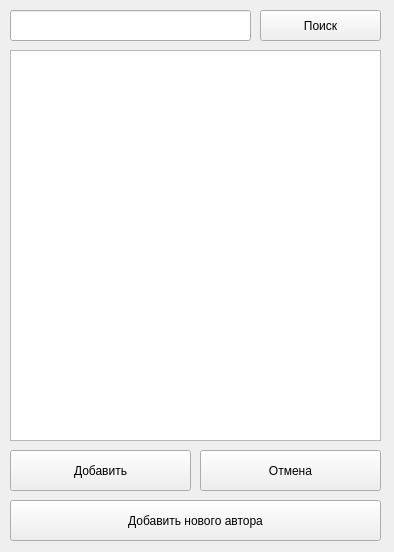
<?xml version="1.0" encoding="UTF-8"?>
<ui version="4.0">
 <class>MainWindow</class>
 <widget class="QMainWindow" name="MainWindow">
  <property name="geometry">
   <rect>
    <x>0</x>
    <y>0</y>
    <width>394</width>
    <height>552</height>
   </rect>
  </property>
  <property name="windowTitle">
   <string>Добавление автора</string>
  </property>
  <property name="documentMode">
   <bool>false</bool>
  </property>
  <widget class="QWidget" name="centralwidget">
   <widget class="QLineEdit" name="line_search">
    <property name="geometry">
     <rect>
      <x>10</x>
      <y>10</y>
      <width>241</width>
      <height>31</height>
     </rect>
    </property>
    <property name="font">
     <font>
      <pointsize>14</pointsize>
     </font>
    </property>
   </widget>
   <widget class="QPushButton" name="btn_add">
    <property name="geometry">
     <rect>
      <x>10</x>
      <y>450</y>
      <width>181</width>
      <height>41</height>
     </rect>
    </property>
    <property name="text">
     <string>Добавить</string>
    </property>
   </widget>
   <widget class="QPushButton" name="btn_cancel">
    <property name="geometry">
     <rect>
      <x>200</x>
      <y>450</y>
      <width>181</width>
      <height>41</height>
     </rect>
    </property>
    <property name="text">
     <string>Отмена</string>
    </property>
   </widget>
   <widget class="QLabel" name="lab_info">
    <property name="geometry">
     <rect>
      <x>10</x>
      <y>620</y>
      <width>491</width>
      <height>21</height>
     </rect>
    </property>
    <property name="font">
     <font>
      <pointsize>14</pointsize>
     </font>
    </property>
    <property name="styleSheet">
     <string notr="true">color: rgb(255, 0, 0);</string>
    </property>
    <property name="text">
     <string/>
    </property>
    <property name="alignment">
     <set>Qt::AlignCenter</set>
    </property>
   </widget>
   <widget class="QPushButton" name="btn_search">
    <property name="geometry">
     <rect>
      <x>260</x>
      <y>10</y>
      <width>121</width>
      <height>31</height>
     </rect>
    </property>
    <property name="text">
     <string>Поиск</string>
    </property>
   </widget>
   <widget class="QTableWidget" name="tw_authors">
    <property name="geometry">
     <rect>
      <x>10</x>
      <y>50</y>
      <width>371</width>
      <height>391</height>
     </rect>
    </property>
   </widget>
   <widget class="QPushButton" name="btn_add_new_auth">
    <property name="geometry">
     <rect>
      <x>10</x>
      <y>500</y>
      <width>371</width>
      <height>41</height>
     </rect>
    </property>
    <property name="text">
     <string>Добавить нового автора</string>
    </property>
   </widget>
  </widget>
 </widget>
 <resources/>
 <connections/>
</ui>
